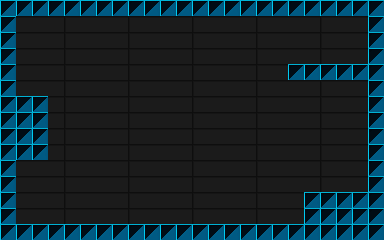

Rendered tile map (Tiled .tmx) drawn with the repository's tilesets; below, a short description and the full map source, tile grids included:
An orthogonal 24x15 tile map with 16x16 px tiles, 4 tile layers (Real Background, Real Platforms, Alternate Background, Alternate Platforms), 2 tilesets and 6 objects (3x Cockroach, Camera Bounds, Camera Trigger, Checkpoint).

<map version="1.0" orientation="orthogonal" renderorder="right-down" width="24" height="15" tilewidth="16" tileheight="16" nextobjectid="9">
 <tileset firstgid="1" name="blocks_192x120" tilewidth="192" tileheight="240" tilecount="2" columns="2">
  <image source="../blocks_192x120.png" width="384" height="240" />
 </tileset>
 <tileset firstgid="3" name="blocks_16x16" tilewidth="16" tileheight="16" tilecount="144" columns="12">
  <image source="../blocks_16x16.png" width="192" height="192" />
 </tileset>
 <layer name="Real Background" width="24" height="15">
  <properties>
   <property name="Layer" value="House" />
   <property name="Type" value="Background" />
   <property name="Universe" value="RealWorld" />
  </properties>
  <data encoding="csv">
0,0,0,0,0,0,0,0,0,0,0,0,0,0,0,0,0,0,0,0,0,0,0,0,
0,0,0,0,0,0,0,0,0,0,0,0,0,0,0,0,0,0,0,0,0,0,0,0,
0,0,0,0,0,0,0,0,0,0,0,0,0,0,0,0,0,0,0,0,0,0,0,0,
0,0,0,0,0,0,0,0,0,0,0,0,0,0,0,0,0,0,0,0,0,0,0,0,
0,0,0,0,0,0,0,0,0,0,0,0,0,0,0,0,0,0,0,0,0,0,0,0,
0,0,0,0,0,0,0,0,0,0,0,0,0,0,0,0,0,0,0,0,0,0,0,0,
0,0,0,0,0,0,0,0,0,0,0,0,0,0,0,0,0,0,0,0,0,0,0,0,
0,0,0,0,0,0,0,0,0,0,0,0,0,0,0,0,0,0,0,0,0,0,0,0,
0,0,0,0,0,0,0,0,0,0,0,0,0,0,0,0,0,0,0,0,0,0,0,0,
0,0,0,0,0,0,0,0,0,0,0,0,0,0,0,0,0,0,0,0,0,0,0,0,
0,0,0,0,0,0,0,0,0,0,0,0,0,0,0,0,0,0,0,0,0,0,0,0,
0,0,0,0,0,0,0,0,0,0,0,0,0,0,0,0,0,0,0,0,0,0,0,0,
0,0,0,0,0,0,0,0,0,0,0,0,0,0,0,0,0,0,0,0,0,0,0,0,
0,0,0,0,0,0,0,0,0,0,0,0,0,0,0,0,0,0,0,0,0,0,0,0,
1,0,0,0,0,0,0,0,0,0,0,0,1,0,0,0,0,0,0,0,0,0,0,0
</data>
 </layer>
 <layer name="Real Platforms" width="24" height="15">
  <properties>
   <property name="Layer" value="House" />
   <property name="Type" value="Platform" />
   <property name="Universe" value="RealWorld" />
  </properties>
  <data encoding="csv">
141,141,141,141,141,141,141,141,141,141,141,141,141,141,141,141,141,141,141,141,141,141,141,141,
141,0,0,0,0,0,0,0,0,0,0,0,0,0,0,0,0,0,0,0,0,0,0,141,
141,0,0,0,0,0,0,0,0,0,0,0,0,0,0,0,0,0,0,0,0,0,0,141,
141,0,0,0,0,0,0,0,0,0,0,0,0,0,0,0,0,0,0,0,0,0,0,141,
141,0,0,0,0,0,0,0,0,0,0,0,0,0,0,0,0,0,141,141,141,141,141,141,
141,0,0,0,0,0,0,0,0,0,0,0,0,0,0,0,0,0,0,0,0,0,0,141,
141,141,141,0,0,0,0,0,0,0,0,0,0,0,0,0,0,0,0,0,0,0,0,141,
141,141,141,0,0,0,0,0,0,0,0,0,0,0,0,0,0,0,0,0,0,0,0,141,
141,141,141,0,0,0,0,0,0,0,0,0,0,0,0,0,0,0,0,0,0,0,0,141,
141,141,141,0,0,0,0,0,0,0,0,0,0,0,0,0,0,0,0,0,0,0,0,141,
141,0,0,0,0,0,0,0,0,0,0,0,0,0,0,0,0,0,0,0,0,0,0,141,
141,0,0,0,0,0,0,0,0,0,0,0,0,0,0,0,0,0,0,0,0,0,0,141,
141,0,0,0,0,0,0,0,0,0,0,0,0,0,0,0,0,0,0,141,141,141,141,141,
141,0,0,0,0,0,0,0,0,0,0,0,0,0,0,0,0,0,0,141,141,141,141,141,
141,141,141,141,141,141,141,141,141,141,141,141,141,141,141,141,141,141,141,141,141,141,141,141
</data>
 </layer>
 <layer name="Alternate Background" width="24" height="15">
  <properties>
   <property name="Layer" value="House" />
   <property name="Type" value="Background" />
   <property name="Universe" value="AlternateWorld" />
  </properties>
  <data encoding="csv">
0,0,0,0,0,0,0,0,0,0,0,0,0,0,0,0,0,0,0,0,0,0,0,0,
0,0,0,0,0,0,0,0,0,0,0,0,0,0,0,0,0,0,0,0,0,0,0,0,
0,0,0,0,0,0,0,0,0,0,0,0,0,0,0,0,0,0,0,0,0,0,0,0,
0,0,0,0,0,0,0,0,0,0,0,0,0,0,0,0,0,0,0,0,0,0,0,0,
0,0,0,0,0,0,0,0,0,0,0,0,0,0,0,0,0,0,0,0,0,0,0,0,
0,0,0,0,0,0,0,0,0,0,0,0,0,0,0,0,0,0,0,0,0,0,0,0,
0,0,0,0,0,0,0,0,0,0,0,0,0,0,0,0,0,0,0,0,0,0,0,0,
0,0,0,0,0,0,0,0,0,0,0,0,0,0,0,0,0,0,0,0,0,0,0,0,
0,0,0,0,0,0,0,0,0,0,0,0,0,0,0,0,0,0,0,0,0,0,0,0,
0,0,0,0,0,0,0,0,0,0,0,0,0,0,0,0,0,0,0,0,0,0,0,0,
0,0,0,0,0,0,0,0,0,0,0,0,0,0,0,0,0,0,0,0,0,0,0,0,
0,0,0,0,0,0,0,0,0,0,0,0,0,0,0,0,0,0,0,0,0,0,0,0,
0,0,0,0,0,0,0,0,0,0,0,0,0,0,0,0,0,0,0,0,0,0,0,0,
0,0,0,0,0,0,0,0,0,0,0,0,0,0,0,0,0,0,0,0,0,0,0,0,
2,0,0,0,0,0,0,0,0,0,0,0,2,0,0,0,0,0,0,0,0,0,0,0
</data>
 </layer>
 <layer name="Alternate Platforms" width="24" height="15">
  <properties>
   <property name="Layer" value="House" />
   <property name="Type" value="Platform" />
   <property name="Universe" value="AlternateWorld" />
  </properties>
  <data encoding="csv">
135,135,135,135,135,135,135,135,135,135,135,135,135,135,135,135,135,135,135,135,135,135,135,135,
135,0,0,0,0,0,0,0,0,0,0,0,0,0,0,0,0,0,0,0,0,0,0,135,
135,0,0,0,0,0,0,0,0,0,0,0,0,0,0,0,0,0,0,0,0,0,0,135,
135,0,0,0,0,0,0,0,0,0,0,0,0,0,0,0,0,0,0,0,0,0,0,135,
135,0,0,0,0,0,0,0,0,0,0,0,0,0,0,0,0,0,135,135,135,135,135,135,
135,0,0,0,0,0,0,0,0,0,0,0,0,0,0,0,0,0,0,0,0,0,0,135,
135,135,135,0,0,0,0,0,0,0,0,0,0,0,0,0,0,0,0,0,0,0,0,135,
135,135,135,0,0,0,0,0,0,0,0,0,0,0,0,0,0,0,0,0,0,0,0,135,
135,135,135,0,0,0,0,0,0,0,0,0,0,0,0,0,0,0,0,0,0,0,0,135,
135,135,135,0,0,0,0,0,0,0,0,0,0,0,0,0,0,0,0,0,0,0,0,135,
135,0,0,0,0,0,0,0,0,0,0,0,0,0,0,0,0,0,0,0,0,0,0,135,
135,0,0,0,0,0,0,0,0,0,0,0,0,0,0,0,0,0,0,0,0,0,0,135,
135,0,0,0,0,0,0,0,0,0,0,0,0,0,0,0,0,0,0,135,135,135,135,135,
135,0,0,0,0,0,0,0,0,0,0,0,0,0,0,0,0,0,0,135,135,135,135,135,
135,135,135,135,135,135,135,135,135,135,135,135,135,135,135,135,135,135,135,135,135,135,135,135
</data>
 </layer>
 <objectgroup name="Camera Modifier">
  <properties>
   <property name="Commands" value="DestroyPrefab" />
   <property name="Layer" value="House" />
   <property name="Type" value="CameraModifier" />
   <property name="Universe" value="Global" />
  </properties>
  <object id="1" type="Camera Bounds" x="0" y="0" width="384" height="240" />
  <object id="4" type="Camera Trigger" x="48" y="160" width="48" height="48" />
 </objectgroup>
 <objectgroup name="Checkpoints">
  <properties>
   <property name="Commands" value="DestroyPrefab" />
   <property name="Layer" value="House" />
   <property name="Type" value="PrefabGroup" />
   <property name="Universe" value="RealWorld" />
  </properties>
  <object id="2" type="Checkpoint" gid="9" x="64" y="192" width="16" height="16">
   <properties>
    <property name="Is Level Start" type="bool" value="true" />
   </properties>
  </object>
 </objectgroup>
 <objectgroup name="Enemies">
  <properties>
   <property name="Commands" value="DestroyPrefab" />
   <property name="Layer" value="House" />
   <property name="Type" value="PrefabGroup" />
   <property name="Universe" value="RealWorld" />
  </properties>
  <object id="3" type="Cockroach" gid="50" x="224" y="224" width="16" height="16">
   <properties>
    <property name="Prefab" value="Cockroach Spawn Location" />
    <property name="StartDirections" value="Right, Left" />
    <property name="StartLocation" value="Floor" />
   </properties>
  </object>
  <object id="6" type="Cockroach" gid="50" x="128" y="32" width="16" height="16">
   <properties>
    <property name="Prefab" value="Cockroach Spawn Location" />
    <property name="StartDirections" value="Right, Left" />
    <property name="StartLocation" value="Ceiling" />
   </properties>
  </object>
  <object id="8" type="Cockroach" gid="50" x="320" y="64" width="16" height="16">
   <properties>
    <property name="Prefab" value="Cockroach Spawn Location" />
    <property name="StartDirections" value="Left" />
    <property name="StartLocation" value="Floor" />
   </properties>
  </object>
 </objectgroup>
</map>
